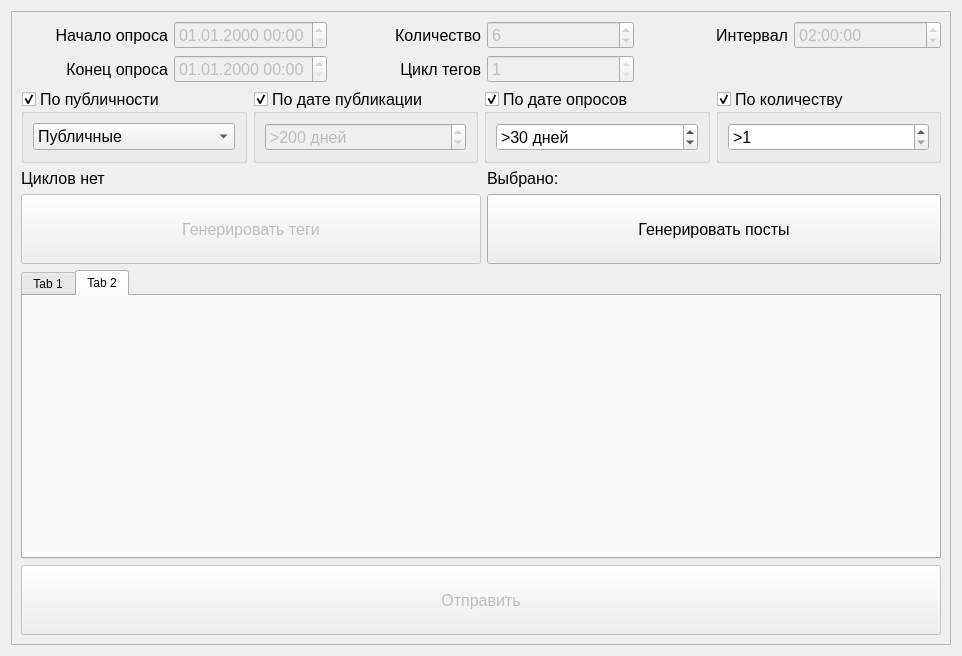
<?xml version="1.0" encoding="UTF-8"?>
<ui version="4.0">
 <class>PollPreparationDB</class>
 <widget class="QWidget" name="PollPreparationDB">
  <property name="geometry">
   <rect>
    <x>0</x>
    <y>0</y>
    <width>962</width>
    <height>656</height>
   </rect>
  </property>
  <property name="windowTitle">
   <string>Form</string>
  </property>
  <layout class="QGridLayout" name="gridLayout_3">
   <item row="0" column="0">
    <widget class="QScrollArea" name="saScrollArea">
     <property name="widgetResizable">
      <bool>true</bool>
     </property>
     <widget class="QWidget" name="wScrollArea">
      <property name="geometry">
       <rect>
        <x>0</x>
        <y>0</y>
        <width>938</width>
        <height>632</height>
       </rect>
      </property>
      <layout class="QGridLayout" name="gridLayout_7">
       <item row="0" column="0">
        <layout class="QGridLayout" name="grlHeader">
         <item row="1" column="4">
          <widget class="QLabel" name="lblInterval">
           <property name="font">
            <font>
             <pointsize>12</pointsize>
            </font>
           </property>
           <property name="text">
            <string>Интервал</string>
           </property>
           <property name="alignment">
            <set>Qt::AlignRight|Qt::AlignTrailing|Qt::AlignVCenter</set>
           </property>
          </widget>
         </item>
         <item row="3" column="0" colspan="6">
          <layout class="QGridLayout" name="grlFilters">
           <item row="0" column="1">
            <widget class="QGroupBox" name="grpLastUsed">
             <property name="enabled">
              <bool>true</bool>
             </property>
             <property name="font">
              <font>
               <pointsize>12</pointsize>
              </font>
             </property>
             <property name="title">
              <string>По дате публикации</string>
             </property>
             <property name="checkable">
              <bool>true</bool>
             </property>
             <property name="checked">
              <bool>true</bool>
             </property>
             <layout class="QGridLayout" name="gridLayout_10">
              <item row="0" column="0">
               <widget class="QSpinBox" name="sbLastUsedDays">
                <property name="enabled">
                 <bool>false</bool>
                </property>
                <property name="font">
                 <font>
                  <pointsize>12</pointsize>
                 </font>
                </property>
                <property name="suffix">
                 <string> дней</string>
                </property>
                <property name="prefix">
                 <string>&gt;</string>
                </property>
                <property name="maximum">
                 <number>1000</number>
                </property>
                <property name="singleStep">
                 <number>10</number>
                </property>
                <property name="value">
                 <number>200</number>
                </property>
               </widget>
              </item>
             </layout>
            </widget>
           </item>
           <item row="0" column="2">
            <widget class="QGroupBox" name="grpPollDays">
             <property name="font">
              <font>
               <pointsize>12</pointsize>
              </font>
             </property>
             <property name="title">
              <string>По дате опросов</string>
             </property>
             <property name="checkable">
              <bool>true</bool>
             </property>
             <property name="checked">
              <bool>true</bool>
             </property>
             <layout class="QGridLayout" name="gridLayout">
              <item row="0" column="0">
               <widget class="QSpinBox" name="sbPollDays">
                <property name="suffix">
                 <string> дней</string>
                </property>
                <property name="prefix">
                 <string>&gt;</string>
                </property>
                <property name="minimum">
                 <number>1</number>
                </property>
                <property name="maximum">
                 <number>1000</number>
                </property>
                <property name="singleStep">
                 <number>10</number>
                </property>
                <property name="value">
                 <number>30</number>
                </property>
               </widget>
              </item>
             </layout>
            </widget>
           </item>
           <item row="0" column="0">
            <widget class="QGroupBox" name="grpPublicity">
             <property name="font">
              <font>
               <pointsize>12</pointsize>
              </font>
             </property>
             <property name="title">
              <string>По публичности</string>
             </property>
             <property name="checkable">
              <bool>true</bool>
             </property>
             <property name="checked">
              <bool>true</bool>
             </property>
             <layout class="QGridLayout" name="gridLayout_6">
              <item row="0" column="0">
               <widget class="QComboBox" name="cbPublicity">
                <item>
                 <property name="text">
                  <string>Публичные</string>
                 </property>
                </item>
                <item>
                 <property name="text">
                  <string>Скрытые</string>
                 </property>
                </item>
               </widget>
              </item>
             </layout>
            </widget>
           </item>
           <item row="0" column="3">
            <widget class="QGroupBox" name="grpCount">
             <property name="font">
              <font>
               <pointsize>12</pointsize>
              </font>
             </property>
             <property name="title">
              <string>По количеству</string>
             </property>
             <property name="checkable">
              <bool>true</bool>
             </property>
             <layout class="QGridLayout" name="gridLayout_2">
              <item row="0" column="0">
               <widget class="QSpinBox" name="sbCount">
                <property name="prefix">
                 <string>&gt;</string>
                </property>
                <property name="minimum">
                 <number>1</number>
                </property>
                <property name="maximum">
                 <number>100</number>
                </property>
               </widget>
              </item>
             </layout>
            </widget>
           </item>
          </layout>
         </item>
         <item row="2" column="3">
          <widget class="QSpinBox" name="sbCycle">
           <property name="enabled">
            <bool>false</bool>
           </property>
           <property name="font">
            <font>
             <pointsize>12</pointsize>
            </font>
           </property>
           <property name="minimum">
            <number>1</number>
           </property>
           <property name="maximum">
            <number>1</number>
           </property>
          </widget>
         </item>
         <item row="4" column="0" colspan="3">
          <widget class="QLabel" name="lblCyclesInfo">
           <property name="font">
            <font>
             <pointsize>12</pointsize>
            </font>
           </property>
           <property name="text">
            <string>Циклов нет</string>
           </property>
          </widget>
         </item>
         <item row="1" column="1">
          <widget class="QDateTimeEdit" name="dteStart">
           <property name="enabled">
            <bool>false</bool>
           </property>
           <property name="font">
            <font>
             <pointsize>12</pointsize>
            </font>
           </property>
           <property name="displayFormat">
            <string>dd.MM.yyyy HH:mm</string>
           </property>
          </widget>
         </item>
         <item row="1" column="2">
          <widget class="QLabel" name="lblSize">
           <property name="font">
            <font>
             <pointsize>12</pointsize>
            </font>
           </property>
           <property name="text">
            <string>Количество</string>
           </property>
           <property name="alignment">
            <set>Qt::AlignRight|Qt::AlignTrailing|Qt::AlignVCenter</set>
           </property>
          </widget>
         </item>
         <item row="1" column="3">
          <widget class="QSpinBox" name="sbSize">
           <property name="enabled">
            <bool>false</bool>
           </property>
           <property name="font">
            <font>
             <pointsize>12</pointsize>
            </font>
           </property>
           <property name="minimum">
            <number>1</number>
           </property>
           <property name="maximum">
            <number>10</number>
           </property>
           <property name="value">
            <number>6</number>
           </property>
          </widget>
         </item>
         <item row="2" column="0">
          <widget class="QLabel" name="lblEnd">
           <property name="font">
            <font>
             <pointsize>12</pointsize>
            </font>
           </property>
           <property name="text">
            <string>Конец опроса</string>
           </property>
           <property name="alignment">
            <set>Qt::AlignRight|Qt::AlignTrailing|Qt::AlignVCenter</set>
           </property>
          </widget>
         </item>
         <item row="1" column="5">
          <widget class="QTimeEdit" name="teInterval">
           <property name="enabled">
            <bool>false</bool>
           </property>
           <property name="font">
            <font>
             <pointsize>12</pointsize>
            </font>
           </property>
           <property name="time">
            <time>
             <hour>2</hour>
             <minute>0</minute>
             <second>0</second>
            </time>
           </property>
          </widget>
         </item>
         <item row="7" column="0" colspan="3">
          <widget class="QPushButton" name="pbGenHashtags">
           <property name="enabled">
            <bool>false</bool>
           </property>
           <property name="minimumSize">
            <size>
             <width>0</width>
             <height>70</height>
            </size>
           </property>
           <property name="maximumSize">
            <size>
             <width>16777215</width>
             <height>70</height>
            </size>
           </property>
           <property name="font">
            <font>
             <pointsize>12</pointsize>
            </font>
           </property>
           <property name="text">
            <string>Генерировать теги</string>
           </property>
           <property name="icon">
            <iconset resource="icons.qrc">
             <normaloff>:/images/icons8-available-updates-80.png</normaloff>:/images/icons8-available-updates-80.png</iconset>
           </property>
           <property name="iconSize">
            <size>
             <width>30</width>
             <height>30</height>
            </size>
           </property>
          </widget>
         </item>
         <item row="2" column="2">
          <widget class="QLabel" name="lblCycle">
           <property name="font">
            <font>
             <pointsize>12</pointsize>
            </font>
           </property>
           <property name="text">
            <string>Цикл тегов</string>
           </property>
           <property name="alignment">
            <set>Qt::AlignRight|Qt::AlignTrailing|Qt::AlignVCenter</set>
           </property>
          </widget>
         </item>
         <item row="1" column="0">
          <widget class="QLabel" name="lblStart">
           <property name="font">
            <font>
             <pointsize>12</pointsize>
            </font>
           </property>
           <property name="text">
            <string>Начало опроса</string>
           </property>
           <property name="alignment">
            <set>Qt::AlignRight|Qt::AlignTrailing|Qt::AlignVCenter</set>
           </property>
          </widget>
         </item>
         <item row="2" column="1">
          <widget class="QDateTimeEdit" name="dteEnd">
           <property name="enabled">
            <bool>false</bool>
           </property>
           <property name="font">
            <font>
             <pointsize>12</pointsize>
            </font>
           </property>
           <property name="displayFormat">
            <string>dd.MM.yyyy HH:mm</string>
           </property>
          </widget>
         </item>
         <item row="7" column="3" colspan="3">
          <widget class="QPushButton" name="pbGenPosts">
           <property name="minimumSize">
            <size>
             <width>0</width>
             <height>70</height>
            </size>
           </property>
           <property name="font">
            <font>
             <pointsize>12</pointsize>
            </font>
           </property>
           <property name="text">
            <string>Генерировать посты</string>
           </property>
           <property name="icon">
            <iconset resource="icons.qrc">
             <normaloff>:/images/icons8-available-updates-80.png</normaloff>:/images/icons8-available-updates-80.png</iconset>
           </property>
           <property name="iconSize">
            <size>
             <width>30</width>
             <height>30</height>
            </size>
           </property>
          </widget>
         </item>
         <item row="4" column="3">
          <widget class="QLabel" name="lblRecords">
           <property name="font">
            <font>
             <pointsize>12</pointsize>
            </font>
           </property>
           <property name="text">
            <string>Выбрано:</string>
           </property>
          </widget>
         </item>
        </layout>
       </item>
       <item row="1" column="0">
        <widget class="QTabWidget" name="tabWidget">
         <property name="currentIndex">
          <number>1</number>
         </property>
         <widget class="QWidget" name="tab">
          <attribute name="title">
           <string>Tab 1</string>
          </attribute>
          <layout class="QGridLayout" name="gridLayout_4">
           <item row="0" column="0">
            <layout class="QVBoxLayout" name="vlHashtags"/>
           </item>
           <item row="1" column="0">
            <spacer name="verticalSpacer">
             <property name="orientation">
              <enum>Qt::Vertical</enum>
             </property>
             <property name="sizeHint" stdset="0">
              <size>
               <width>20</width>
               <height>40</height>
              </size>
             </property>
            </spacer>
           </item>
           <item row="0" column="1">
            <widget class="QLabel" name="lblMatrix">
             <property name="sizePolicy">
              <sizepolicy hsizetype="Preferred" vsizetype="Preferred">
               <horstretch>0</horstretch>
               <verstretch>0</verstretch>
              </sizepolicy>
             </property>
             <property name="font">
              <font>
               <family>Courier</family>
               <pointsize>12</pointsize>
              </font>
             </property>
             <property name="text">
              <string/>
             </property>
            </widget>
           </item>
          </layout>
         </widget>
         <widget class="QWidget" name="tab_2">
          <attribute name="title">
           <string>Tab 2</string>
          </attribute>
          <layout class="QGridLayout" name="gridLayout_5">
           <item row="0" column="0">
            <layout class="QVBoxLayout" name="vlPreview"/>
           </item>
          </layout>
         </widget>
        </widget>
       </item>
       <item row="3" column="0">
        <widget class="QPushButton" name="pbPost">
         <property name="enabled">
          <bool>false</bool>
         </property>
         <property name="sizePolicy">
          <sizepolicy hsizetype="Preferred" vsizetype="Expanding">
           <horstretch>0</horstretch>
           <verstretch>30</verstretch>
          </sizepolicy>
         </property>
         <property name="minimumSize">
          <size>
           <width>0</width>
           <height>70</height>
          </size>
         </property>
         <property name="maximumSize">
          <size>
           <width>16777215</width>
           <height>70</height>
          </size>
         </property>
         <property name="baseSize">
          <size>
           <width>0</width>
           <height>30</height>
          </size>
         </property>
         <property name="font">
          <font>
           <pointsize>12</pointsize>
          </font>
         </property>
         <property name="text">
          <string>Отправить</string>
         </property>
         <property name="icon">
          <iconset resource="icons.qrc">
           <normaloff>:/images/icons8-sent-80.png</normaloff>:/images/icons8-sent-80.png</iconset>
         </property>
         <property name="iconSize">
          <size>
           <width>40</width>
           <height>40</height>
          </size>
         </property>
        </widget>
       </item>
      </layout>
     </widget>
    </widget>
   </item>
  </layout>
 </widget>
 <resources>
  <include location="icons.qrc"/>
 </resources>
 <connections/>
</ui>
